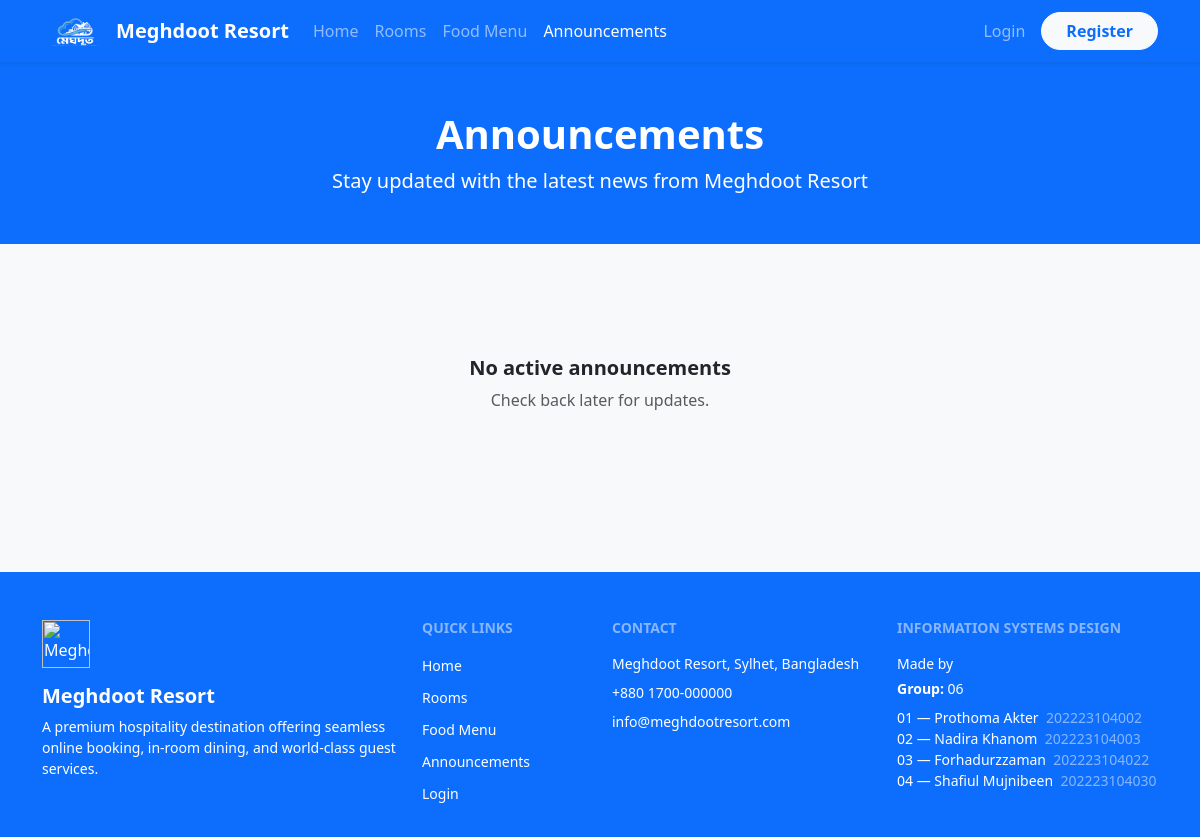
The app's page /announcement.php, older data.
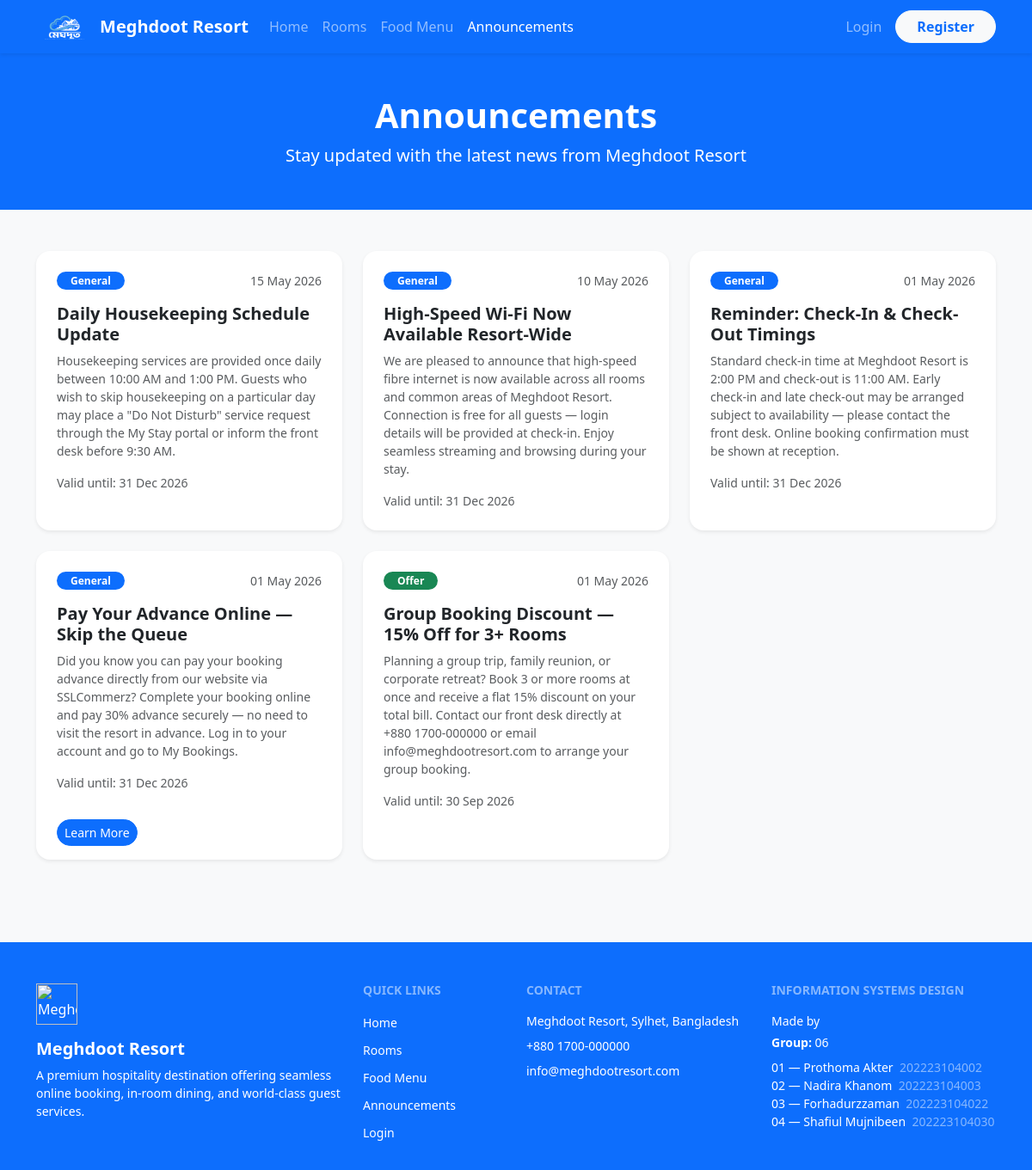
The same page, newer data.
### tables this page shows
CREATE TABLE `announcement` (
  `Announcement_id` int(11) NOT NULL,
  `Title` varchar(255) DEFAULT NULL,
  `Message` text DEFAULT NULL,
  `PDF_File` varchar(255) DEFAULT NULL,
  `Type` varchar(50) DEFAULT NULL,
  `Link` varchar(255) DEFAULT NULL,
  `Start_date` datetime DEFAULT NULL,
  `End_date` datetime DEFAULT NULL
);

### announcement.php (the view, shortened to what this page needs)
<?php
include 'db.php';
include 'navbar.php';
$today = date('Y-m-d H:i:s');
$stmt = $conn->prepare("
    SELECT * FROM announcement
    WHERE Start_date <= ? AND End_date >= ?
    ORDER BY Start_date DESC
");
$stmt->bind_param("ss", $today, $today);
$stmt->execute();
$announcements = $stmt->get_result();
?>
<!DOCTYPE html>
<html lang="en">
<head>
    <link rel="stylesheet" href="bootstrap-5.3.8-dist/css/bootstrap.min.css"
        onerror="this.onerror=null;this.href='https://cdn.jsdelivr.net/npm/bootstrap@5.3.8/dist/css/bootstrap.min.css'">
</head>
<body class="bg-light">
    <div class="bg-primary text-white py-5 text-center">
        <div class="container">
            <h1 class="fw-bold">Announcements</h1>
            <p class="lead fw-light mb-0">Stay updated with the latest news from Meghdoot Resort</p>
        </div>
    </div>
    <section class="py-5">
        <div class="container">
            <?php if ($announcements->num_rows === 0): ?>
                <div class="text-center py-5">
                    <h5 class="fw-bold">No active announcements</h5>
                    <p class="text-muted">Check back later for updates.</p>
                </div>
            <?php else: ?>
                <div class="row g-4">
                    <?php while ($a = $announcements->fetch_assoc()):
                        $type_badge = match(strtolower($a['Type'])) {
                            'offer'   => 'bg-success',
                            'alert'   => 'bg-danger',
                            'general' => 'bg-primary',
                            default   => 'bg-secondary'
                        };
                    ?>
                        <div class="col-md-6 col-lg-4">
                            <div class="card h-100 border-0 shadow-sm rounded-4">
                                <div class="card-body p-4">
                                    <div class="d-flex justify-content-between align-items-center mb-3">
                                        <span class="badge <?php echo $type_badge; ?> rounded-pill px-3">
                                            <?php echo htmlspecialchars(ucfirst($a['Type'])); ?>
                                        </span>
                                        <small class="text-muted">
                                            <?php echo date('d M Y', strtotime($a['Start_date'])); ?>
                                        </small>
                                    </div>
                                    <h5 class="fw-bold mb-2"><?php echo htmlspecialchars($a['Title']); ?></h5>
                                    <p class="text-muted small mb-3"><?php echo htmlspecialchars($a['Message']); ?></p>
                                    <small class="text-muted">
                                        Valid until: <?php echo date('d M Y', strtotime($a['End_date'])); ?>
                                    </small>
                                </div>
                                <?php if ($a['Link'] || $a['PDF_File']): ?>
                                    <div class="card-footer bg-transparent border-0 pb-3 px-4 d-flex gap-2">
                                        <?php if ($a['Link']): ?>
                                            <a href="<?php echo htmlspecialchars($a['Link']); ?>"
                                                class="btn btn-primary btn-sm rounded-pill">
                                                Learn More
                                            </a>
                                        <?php endif; ?>
                                    </div>
                                <?php endif; ?>
                            </div>
                        </div>
                    <?php endwhile; ?>
                </div>
            <?php endif; ?>
        </div>
    </section>
    <?php include 'footer.php'; ?>
</body>
</html>

### navbar.php (shortened to what this page needs)
<?php
$current = basename($_SERVER['PHP_SELF']);
$role    = $_SESSION['role'] ?? 'guest';
$logged  = isset($_SESSION['user_id']);
$depth = '';
$profile_href = match ($role) {
    'admin'        => $depth . 'admin/dashboard.php',
    'receptionist' => $depth . 'receptionist/reception.php',
    'manager'      => $depth . 'admin/dashboard.php',
    default        => $depth . 'user/dashboard.php',
};
function nav_active($page, $current)
{
    return $page === $current ? 'active' : '';
}
?>
<nav class="navbar navbar-expand-lg navbar-dark bg-primary sticky-top shadow-sm">
    <div class="container">
        <a class="navbar-brand fw-bold d-flex align-items-center gap-2" href="<?php echo $depth; ?>index.php">
            <img src="<?php echo $depth; ?>assets/images/logo_blue.png" alt="Logo" style="height: 36px;">
            Meghdoot Resort
        </a>
        <div class="collapse navbar-collapse" id="navbarMain">
            <ul class="navbar-nav me-auto mb-2 mb-lg-0">
                <li class="nav-item">
                    <a class="nav-link <?php echo nav_active('index.php', $current); ?>"
                        href="<?php echo $depth; ?>index.php">Home</a>
                </li>
                <li class="nav-item">
                    <a class="nav-link <?php echo nav_active('rooms.php', $current); ?>"
                        href="<?php echo $depth; ?>rooms.php">Rooms</a>
                </li>
                <li class="nav-item">
                    <a class="nav-link <?php echo nav_active('food_menu.php', $current); ?>"
                        href="<?php echo $depth; ?>food_menu.php">Food Menu</a>
                </li>
                <li class="nav-item">
                    <a class="nav-link <?php echo nav_active('announcement.php', $current); ?>"
                        href="<?php echo $depth; ?>announcement.php">Announcements</a>
                </li>
            </ul>
            <ul class="navbar-nav ms-auto mb-2 mb-lg-0 align-items-lg-center">
                <?php if ($logged): ?>
                    <li class="nav-item dropdown">
                        <a class="nav-link dropdown-toggle d-flex align-items-center gap-2" href="#"
                            data-bs-toggle="dropdown">
                            <?php if (!empty($_SESSION['photo'])): ?>
                                <img src="<?php echo $depth . htmlspecialchars($_SESSION['photo']); ?>" class="rounded-circle"
                                    style="height:30px;width:30px;object-fit:cover;">
                            <?php else: ?>
                                <span
                                    class="rounded-circle bg-white text-primary fw-bold d-flex align-items-center justify-content-center"
                                    style="height:30px;width:30px;font-size:13px;flex-shrink:0;">
                                    <?php echo strtoupper(mb_substr($_SESSION['name'], 0, 1)); ?>
                                </span>
                            <?php endif; ?>
                            <?php echo htmlspecialchars($_SESSION['name']); ?>
                        </a>
                        <ul class="dropdown-menu dropdown-menu-end">
                            <li>
                                <span class="dropdown-item-text text-muted small"><?php echo ucfirst($role); ?></span>
                            </li>
                            <li>
                                <hr class="dropdown-divider">
                            </li>
                            <li>
                                <a class="dropdown-item" href="<?php echo $profile_href; ?>">
                                    <?php echo match ($role) {
                                        'admin'        => 'Admin Panel',
                                        'manager'      => 'Admin Panel',
                                        'receptionist' => 'Reception',
                                        default        => 'Dashboard',
                                    }; ?>
                                </a>
                            </li>
                            <li>
                                <hr class="dropdown-divider">
                            </li>
                            <li><a class="dropdown-item text-danger" href="<?php echo $depth; ?>logout.php">Logout</a></li>
                        </ul>
                    </li>
                <?php else: ?>
                    <li class="nav-item">
                        <a class="nav-link <?php echo nav_active('login.php', $current); ?>"
                            href="<?php echo $depth; ?>login.php">Login</a>
                    </li>
                    <li class="nav-item">
                        <a class="btn btn-light text-primary fw-semibold rounded-pill px-4 ms-2"
                            href="<?php echo $depth; ?>register.php">Register</a>
                    </li>
                <?php endif; ?>
            </ul>
        </div>
    </div>
</nav>

### footer.php
<?php
$depth = $depth ?? '';
?>
<footer class="bg-primary text-white pt-5 pb-3 mt-5">
    <div class="container">
        <div class="row g-4">
            <div class="col-md-4">
                <img src="<?php echo $depth; ?>assets/images/logo_white.png" alt="Meghdoot Resort" style="height: 48px;" class="mb-3">
                <h5 class="fw-bold">Meghdoot Resort</h5>
                <p class="small fw-light">
                    A premium hospitality destination offering seamless online booking,
                    in-room dining, and world-class guest services.
                </p>
            </div>
            <div class="col-md-2">
                <h6 class="fw-bold mb-3 text-white-50 text-uppercase small">Quick Links</h6>
                <ul class="list-unstyled">
                    <li class="mb-2"><a href="<?php echo $depth; ?>index.php" class="text-white text-decoration-none small">Home</a></li>
                    <li class="mb-2"><a href="<?php echo $depth; ?>rooms.php" class="text-white text-decoration-none small">Rooms</a></li>
                    <li class="mb-2"><a href="<?php echo $depth; ?>food_menu.php" class="text-white text-decoration-none small">Food Menu</a></li>
                    <li class="mb-2"><a href="<?php echo $depth; ?>announcement.php" class="text-white text-decoration-none small">Announcements</a></li>
                    <li class="mb-2"><a href="<?php echo $depth; ?>login.php" class="text-white text-decoration-none small">Login</a></li>
                </ul>
            </div>
            <div class="col-md-3">
                <h6 class="fw-bold mb-3 text-white-50 text-uppercase small">Contact</h6>
                <ul class="list-unstyled small fw-light">
                    <li class="mb-2">Meghdoot Resort, Sylhet, Bangladesh</li>
                    <li class="mb-2">+880 1700-000000</li>
                    <li class="mb-2">info@meghdootresort.com</li>
                </ul>
            </div>
            <div class="col-md-3">
                <h6 class="fw-bold mb-3 text-white-50 text-uppercase small">Information Systems Design</h6>
                <p class="small fw-light mb-1">Made by</p>
                <p class="small fw-light mb-2">
                    <span class="fw-semibold">Group:</span> 06
                </p>
                <ul class="list-unstyled small fw-light">
                    <li>01 &mdash; Prothoma Akter &nbsp;<span class="text-white-50">202223104002</span></li>
                    <li>02 &mdash; Nadira Khanom &nbsp;<span class="text-white-50">202223104003</span></li>
                    <li>03 &mdash; Forhadurzzaman &nbsp;<span class="text-white-50">202223104022</span></li>
                    <li>04 &mdash; Shafiul Mujnibeen &nbsp;<span class="text-white-50">202223104030</span></li>
                </ul>
            </div>
        </div>
    </div>
</footer>

Row changes from the older to the newer data that the page shows:
added announcement: Type "General", Start_date "15 May 2026", Title "Daily Housekeeping Schedule Update", Message "Housekeeping services are provided once daily between 10:00 AM and 1:00 PM. Guests who wish to skip housekeeping on a particular day may place a \"Do Not Disturb\" service request through the My Stay portal or inform the front desk before 9:30 AM.", End_date "31 Dec 2026"
added announcement: Type "General", Start_date "10 May 2026", Title "High-Speed Wi-Fi Now Available Resort-Wide", Message "We are pleased to announce that high-speed fibre internet is now available across all rooms and common areas of Meghdoot Resort. Connection is free for all guests — login details will be provided at check-in. Enjoy seamless streaming and browsing during your stay.", End_date "31 Dec 2026"
added announcement: Type "General", Start_date "01 May 2026", Title "Reminder: Check-In & Check-Out Timings", Message "Standard check-in time at Meghdoot Resort is 2:00 PM and check-out is 11:00 AM. Early check-in and late check-out may be arranged subject to availability — please contact the front desk. Online booking confirmation must be shown at reception.", End_date "31 Dec 2026"
added announcement: Type "General", Start_date "01 May 2026", Title "Pay Your Advance Online — Skip the Queue", Message "Did you know you can pay your booking advance directly from our website via SSLCommerz? Complete your booking online and pay 30% advance securely — no need to visit the resort in advance. Log in to your account and go to My Bookings.", End_date "31 Dec 2026"
added announcement: Type "Offer", Start_date "01 May 2026", Title "Group Booking Discount — 15% Off for 3+ Rooms", Message "Planning a group trip, family reunion, or corporate retreat? Book 3 or more rooms at once and receive a flat 15% discount on your total bill. Contact our front desk directly at +880 1700-000000 or email info@meghdootresort.com to arrange your group booking.", End_date "30 Sep 2026"
Text that changed along with them:
text no longer shown: "No active announcements Check back later for updates."
